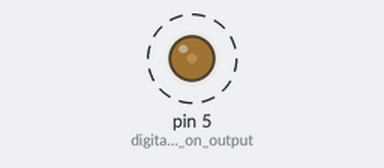
Simulated run of this sketch. Board: Arduino Uno, built with avr-gcc and run on an emulated ATmega328P. On the bench: output pins drawn as LEDs (lit = HIGH). Dashed ring = blinking.

Above: at 0.55 s.
Timing chart, 0 to 3.5 s (numbered marks = the images above):
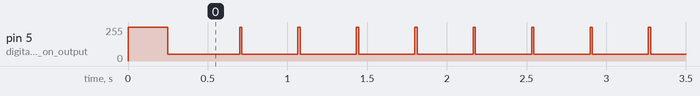

The sketch:

EmissorSketchNRZ.ino
```cpp
static float standardDelay = 2; //500Hz
static int lowlight = 50;

void setup() {
  Serial.begin(9600); // 9600 bits per second
  pinMode(5,OUTPUT); //digital PWM 5 on output
  //int sensorValue = 0;
  digitalWrite(5,HIGH);
  delay(250);
  analogWrite(5,lowlight);
  delay(250);
}
void loop() {
  //read every 100ms
  //high A0 value is one, low A0 value is zero
  WriteChar('A');
  WriteChar('B');
  WriteChar('C');
  WriteChar('D');
  WriteChar('E');
  WriteChar('F');
  WriteChar('G');
  WriteChar('H');
  WriteChar('I');
  WriteChar('J');
  WriteChar('K');
  WriteChar('L');
  WriteChar('M');
  WriteChar('N');
  WriteChar('O');
  WriteChar('P');
  WriteChar('Q');
  WriteChar('R');
  WriteChar('S');
  WriteChar('T');
  WriteChar('U');
  WriteChar('V');
  WriteChar('W');
  WriteChar('X');
  WriteChar('Y');
  WriteChar('Z');
}

void WriteChar(char str){

  switch (str - '@'){
    case 1:
      //code for A is 00001
      LightFlash(false, false, false, false, true);
      break;
    case 2:
      //code for B is 00010
      LightFlash(false, false, false, true, false);
      break;
    case 3:
      //code for C is 00011
      LightFlash(false, false, false, true, true);
      break;
    case 4:
      //code for D is 00100
      LightFlash(false, false, true, false, false);
      break;
    case 5:
      //code for E is 00101
      LightFlash(false, false, true, false, true);
      break;
    case 6:
      //code for F is 00110
      LightFlash(false, false, true, true, false);
      break;
    case 7:
      //code for G is 00111
      LightFlash(false,  false, true, true, true);
      break;
    case 8:
      //code for H is 01000
      LightFlash(false, true, false, false, false);
      break;
    case 9:
      //code for I is 01001
      LightFlash(false, true, false, false, true);
      break;
    case 10:
      //code for J is 01010
      LightFlash(false, true, false, true, false);
      break;
    case 11:
      //code for K is 01011
      LightFlash(false, true, false, true, true);
      break;
    case 12:
      //code for L is 01100
      LightFlash(false, true, true, false, false);
      break;
    case 13:
      //code for M is 01101
      LightFlash(false, true, true, false, true);
      break;
    case 14:
      //code for N is 01110
      LightFlash(false, true, true, true, false);
      break;
    case 15:
      //code for O is 01111
      LightFlash(false, true, true, true, true);
      break;
    case 16:
      //code for P is 10000
      LightFlash(true, false, false, false, false);
      break;
    case 17:
      //code for Q is 10001
      LightFlash(true, false, false, false, true);
      break;
    case 18:
      //code for R is 10010
      LightFlash(true, false, false, true, false);
      break;
    case 19:
      //code for S is 10011
      LightFlash(true, false, false, true, true);
      break;
    case 20:
      //code for T is 10100
      LightFlash(true, false, true, false, false);
      break;
    case 21:
      //code for U is 10101
      LightFlash(true, false, true, false, true);
      break;
    case 22:
      //code for V is 10110
      LightFlash(true, false, true, true, false);
      break;
    case 23:
      //code for W is 10111
      LightFlash(true, false, true, true, true);
      break;
    case 24:
      //code for X is 11000
      LightFlash(true, true, false, false, false);
      break;
    case 25:
      //code for Y is 11001
      LightFlash(true, true, false, false, true);
      break;
    case 26:
      //code for Z is 11010
      LightFlash(true, true, false, true, false);
      break;
    default:
      Serial.println(str - '@');
      Serial.println("Erro na programação");
      break;
  }
}

void LightFlash(boolean a, boolean b, boolean c, boolean d, boolean e){


  analogWrite(5,lowlight);
  if (a == true){
    digitalWrite(5,HIGH);
  }
  delay(standardDelay);

  //analogWrite(5,lowlight);
  if (b == true){
    digitalWrite(5,HIGH);
  }
  else {
    analogWrite(5,lowlight);
  }
  delay(standardDelay);

  //analogWrite(5,lowlight);
  if (c == true){
    digitalWrite(5,HIGH);
  }
  else {
    analogWrite(5,lowlight);
  }
  delay(standardDelay);

  //analogWrite(5,lowlight);
  if (d == true){
    digitalWrite(5,HIGH);
  }
  else {
    analogWrite(5,lowlight);
  }
  delay(standardDelay);

  //analogWrite(5,lowlight);
  if (e == true){
    digitalWrite(5,HIGH);
  }
  else {
    analogWrite(5,lowlight);
  }
  delay(standardDelay);

  analogWrite(5,lowlight);
  delay(standardDelay); //tempo para o receptor esperar o sinal

  digitalWrite(5,HIGH);
  delay(standardDelay/2);
  analogWrite(5,lowlight);
  delay(standardDelay/2);
  //Serial.println(millis());
}
```

Measured:
- by itself, pin 5 (digital_PWM_5_on_output): alternates 255/255 for 0.01 s and 50/255 for 0.35 s
